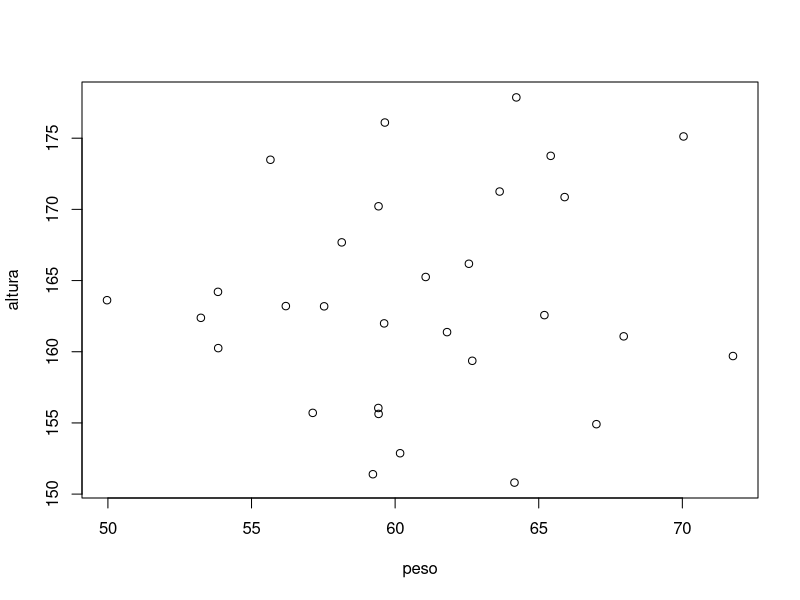
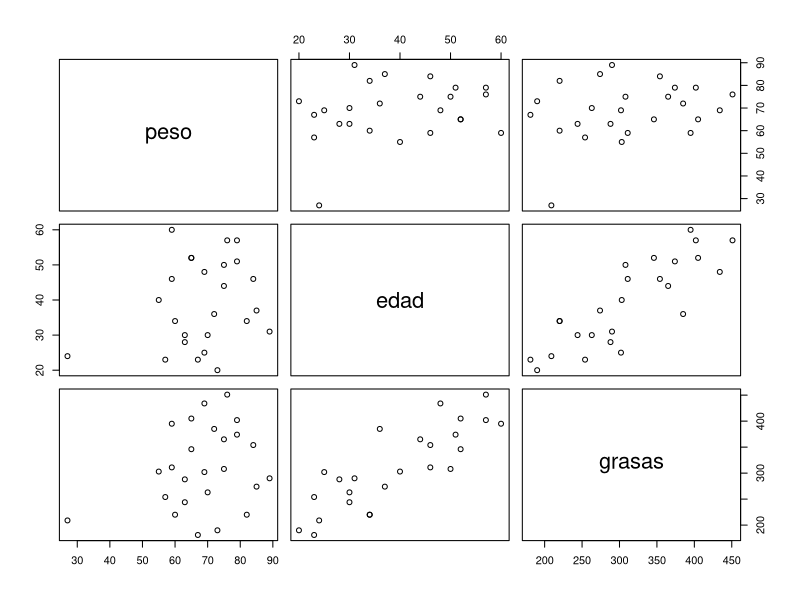

The R source for these figures, in order:
altura <- rnorm(30,165,8)
peso <- rnorm(30,60,5)
plot(peso,altura)
cor(peso,altura)

grasas <- read.table("datos.txt",header = TRUE)
pairs(grasas)
cor(grasas$edad,grasas$grasas)
rs <- lm(grasas ~ edad,data=grasas)
modelo <- rs$coefficients[1]
modelo
modelo <- rs$coefficients[1]+ rs$coefficients[2]*(32)
modelo 